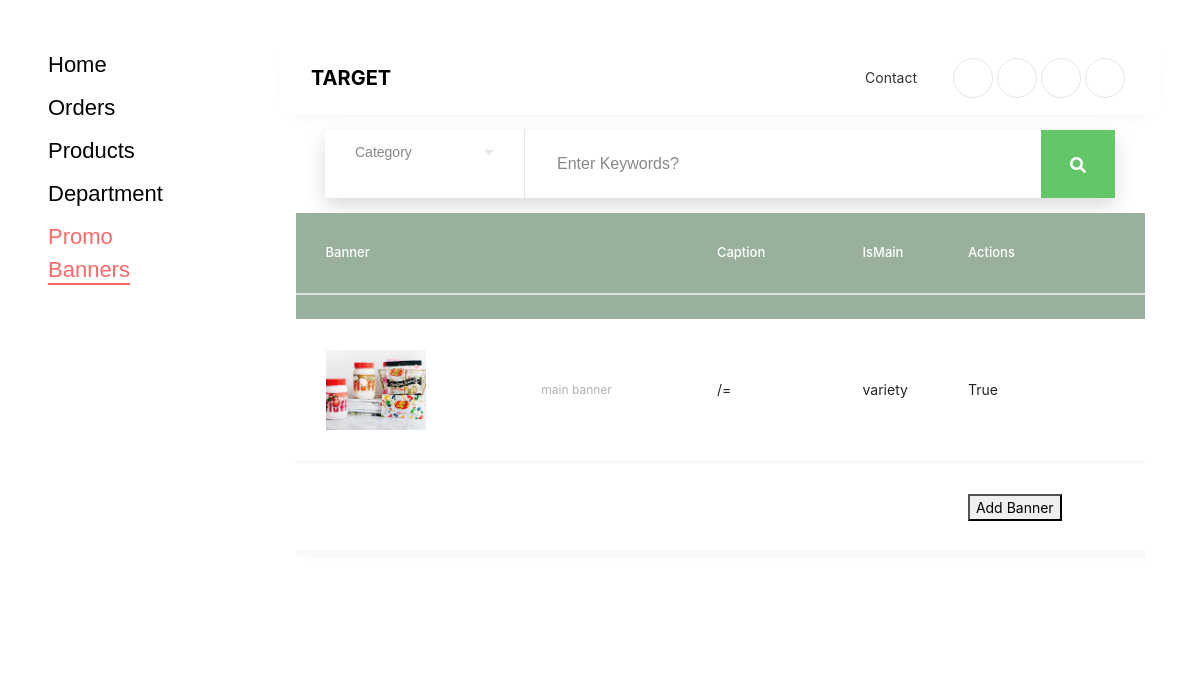
Page /banners_view (signed in) on the committed database.
### administrator/models.py (models this page shows, shortened)
class Banner(models.Model):
    header = models.CharField(max_length=500)
    caption = models.CharField(max_length=500)
    image = models.ImageField(upload_to='img/banners')
    tags = models.CharField(max_length=1000, default="")
    isMain = models.BooleanField(default=False)
    buttonAlign = models.CharField(max_length=20, default='left')
    class Meta:
        verbose_name = _("Banner")
        verbose_name_plural = _("Banners")

### administrator/views.py (the view)
# urls.py: path('banners_view',views.banners_view, name='banners_view'),
def banners_view(request):
    if request.user.is_authenticated:
        allBanners = models.Banner.objects.all()
        return render(request, 'banners.html', {'banners': allBanners})
    else:
        return redirect('login')

### administrator/templates/banners.html (shortened to what this page needs)
{% extends 'index.html' %}
{% block  content %}
<section class="ftco-section">
<div class="container">
<div class="row">
<div class="col-md-12">
<div class="table-wrap">
<table class="table" id="banners">
<thead class="thead-primary">
<tr>
<th colspan="2">Banner</th>
<th>Caption</th>
<th>IsMain</th>
<th>Actions</th>
</tr>
<tr>
<td></td>
<td></td>
<td></td>
<td></td>
<td></td>
</tr>
</thead>
<tbody>
{% for p in banners %}
<tr class="alert" role="alert">
<td>
<div class="img" style="background-image: url({{p.image.url}});"></div>
</td>
<td>
<div class="email">
<span>{{p.header}} </span>
</div>
</td>
<td>{{ p.price }}/=</td>
<td class="quantity">
    {{p.caption}}
</td>
<td>{{p.isMain}}</td>
</tr>
{% endfor %}
<tr>
    <td></td>
    <td></td>
    <td></td>
    <td></td>
    <td><button type="button" id="create_banner" >Add Banner</button></td>
</tr>
</tbody>
</table>
</div>
</div>
</div>
</div>
</section>
{% endblock %}

### administrator/static/css/search.css (style rules this page uses)
html { line-height:1.15;-ms-text-size-adjust:100%;-webkit-text-size-adjust:100% }
body { margin:0 }
article,aside,footer,header,nav,section { display:block }
button,input,optgroup,select,textarea { font-family:sans-serif;font-size:100%;line-height:1.15;margin:0 }
button,input { overflow:visible }
button,select { text-transform:none }
button,html [type=button],[type=reset],[type=submit] { -webkit-appearance:button }
html { height:100% }
* { box-sizing:border-box }

### rows in the picture
Banner: image (picture), header "main banner", caption "variety", isMain "True"
